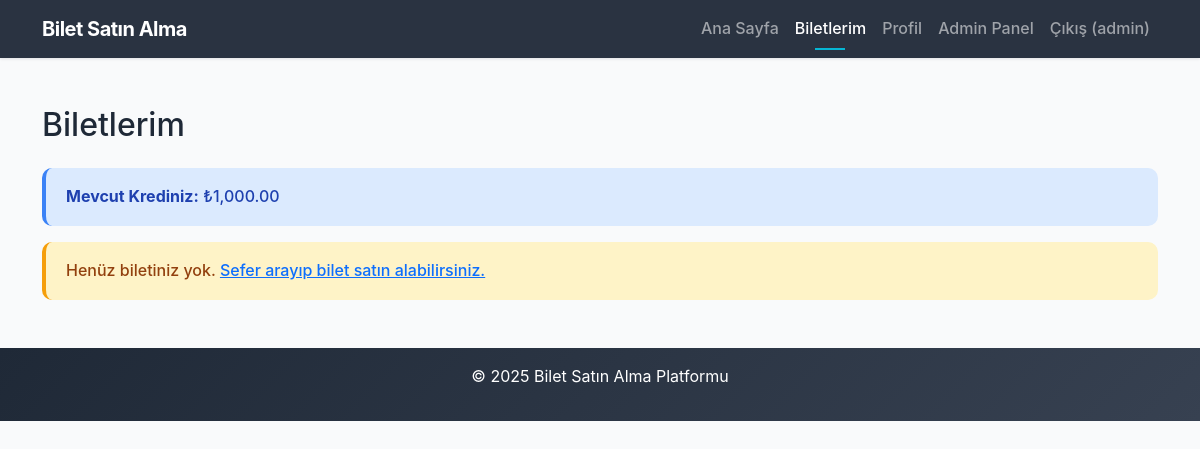
/my-tickets.php (signed in), run on an earlier commit of the app's database.
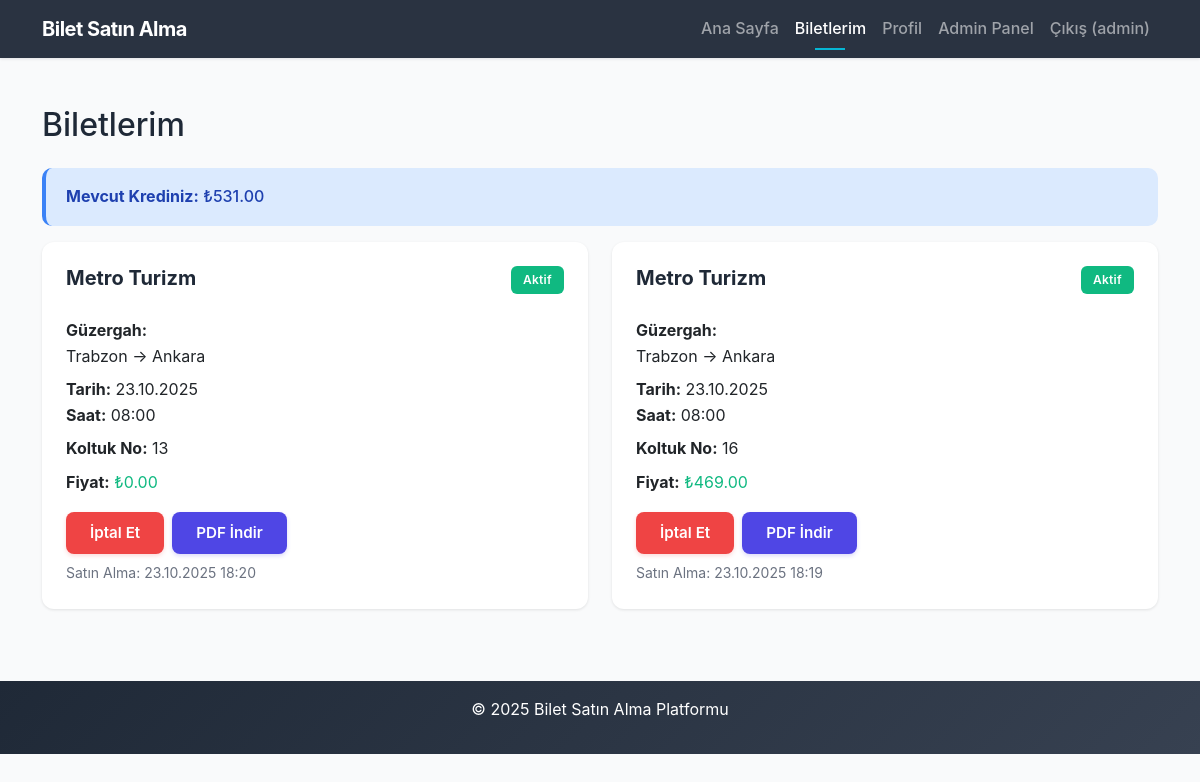
And on a later commit of the database.
### tables this page shows
CREATE TABLE users (
    id INTEGER PRIMARY KEY AUTOINCREMENT,
    username TEXT UNIQUE NOT NULL,
    email TEXT UNIQUE NOT NULL,
    password TEXT NOT NULL,
    full_name TEXT NOT NULL,
    role TEXT DEFAULT 'user',
    virtual_credit REAL DEFAULT 0,
    created_at DATETIME DEFAULT CURRENT_TIMESTAMP,
    updated_at DATETIME DEFAULT CURRENT_TIMESTAMP
);

CREATE TABLE tickets (
    id INTEGER PRIMARY KEY AUTOINCREMENT,
    user_id INTEGER NOT NULL,
    route_id INTEGER NOT NULL,
    seat_number INTEGER NOT NULL,
    purchase_date DATETIME DEFAULT CURRENT_TIMESTAMP,
    status TEXT DEFAULT 'active',
    price REAL NOT NULL,
    created_at DATETIME DEFAULT CURRENT_TIMESTAMP,
    FOREIGN KEY (user_id) REFERENCES users(id) ON DELETE CASCADE,
    FOREIGN KEY (route_id) REFERENCES routes(id) ON DELETE CASCADE
);

### src/auth.php (called while the page is built, shortened)
<?php
function getUserRole() {
    return $_SESSION['role'] ?? 'visitor';
}
?>

### public/my-tickets.php (the view, shortened to what this page needs)
<?php
require_once __DIR__ . '/../src/database.php';
require_once __DIR__ . '/../src/auth.php';
try {
    $stmt = $pdo->prepare("
        SELECT
            tickets.*,
            routes.departure_point,
            routes.arrival_point,
            routes.departure_date,
            routes.departure_time,
            companies.name AS company_name
        FROM tickets
        INNER JOIN routes ON tickets.route_id = routes.id
        INNER JOIN companies ON routes.company_id = companies.id
        WHERE tickets.user_id = ?
        ORDER BY tickets.purchase_date DESC
    ");
    $stmt->execute([$_SESSION['user_id']]);
    $tickets = $stmt->fetchAll(PDO::FETCH_ASSOC);
    $stmt = $pdo->prepare("SELECT virtual_credit FROM users WHERE id = ?");
    $stmt->execute([$_SESSION['user_id']]);
    $userCredit = $stmt->fetchColumn();
} catch (PDOException $e) {
    die("Veritabanı hatası: " . $e->getMessage());
}
?>
<!DOCTYPE html>
<html lang="tr">
<head>
    <link href="https://cdn.jsdelivr.net/npm/bootstrap@5.3.0/dist/css/bootstrap.min.css" rel="stylesheet">
    <link rel="stylesheet" href="css/style.css">
</head>
<body>
    <nav class="navbar navbar-expand-lg navbar-dark bg-dark">
        <div class="container">
            <a class="navbar-brand" href="index.php">Bilet Satın Alma</a>
            <div class="collapse navbar-collapse">
                <ul class="navbar-nav ms-auto">
                    <li class="nav-item"><a class="nav-link" href="index.php">Ana Sayfa</a></li>
                    <li class="nav-item"><a class="nav-link active" href="my-tickets.php">Biletlerim</a></li>
                    <li class="nav-item"><a class="nav-link" href="profile.php">Profil</a></li>
                    <?php if (getUserRole() === 'admin'): ?>
                        <li class="nav-item"><a class="nav-link" href="admin_panel.php">Admin Panel</a></li>
                    <?php endif; ?>
                    <li class="nav-item"><a class="nav-link" href="logout.php">Çıkış (<?php echo htmlspecialchars($_SESSION['username']); ?>)</a></li>
                </ul>
            </div>
        </div>
    </nav>
    <main class="container my-5">
        <h2 class="mb-4">Biletlerim</h2>
        <div class="alert alert-info">
            <strong>Mevcut Krediniz:</strong> ₺<?php echo number_format($userCredit, 2); ?>
        </div>
        <?php if (empty($tickets)): ?>
            <div class="alert alert-warning">
                Henüz biletiniz yok. <a href="index.php">Sefer arayıp bilet satın alabilirsiniz.</a>
            </div>
        <?php else: ?>
            <div class="row">
                <?php foreach ($tickets as $ticket): ?>
                    <div class="col-md-6 mb-4">
                        <div class="card h-100 <?php echo $ticket['status'] === 'cancelled' ? 'border-danger' : ''; ?>">
                            <div class="card-body">
                                <div class="d-flex justify-content-between align-items-start mb-3">
                                    <h5 class="card-title"><?php echo htmlspecialchars($ticket['company_name']); ?></h5>
                                    <span class="badge <?php echo $ticket['status'] === 'active' ? 'bg-success' : 'bg-danger'; ?>">
                                        <?php echo $ticket['status'] === 'active' ? 'Aktif' : 'İptal Edildi'; ?>
                                    </span>
                                </div>
                                <p class="mb-2">
                                    <strong>Güzergah:</strong><br>
                                    <?php echo htmlspecialchars($ticket['departure_point']); ?>
                                    →
                                    <?php echo htmlspecialchars($ticket['arrival_point']); ?>
                                </p>
                                <p class="mb-2">
                                    <strong>Tarih:</strong> <?php echo date('d.m.Y', strtotime($ticket['departure_date'])); ?><br>
                                    <strong>Saat:</strong> <?php echo htmlspecialchars($ticket['departure_time']); ?>
                                </p>
                                <p class="mb-2">
                                    <strong>Koltuk No:</strong> <?php echo $ticket['seat_number']; ?>
                                </p>
                                <p class="mb-3">
                                    <strong>Fiyat:</strong> <span class="text-success">₺<?php echo number_format($ticket['price'], 2); ?></span>
                                </p>
                                <?php if ($ticket['status'] === 'active'): ?>
                                    <div class="d-flex gap-2">
                                        <a href="cancel-ticket.php?ticket_id=<?php echo $ticket['id']; ?>"
                                           class="btn btn-danger btn-sm"
                                           onclick="return confirm('Bileti iptal etmek istediğinizden emin misiniz?')">
                                            İptal Et
                                        </a>
                                        <a href="download-pdf.php?ticket_id=<?php echo $ticket['id']; ?>"
                                           class="btn btn-primary btn-sm">
                                            PDF İndir
                                        </a>
                                    </div>
                                <?php endif; ?>
                                <small class="text-muted d-block mt-2">
                                    Satın Alma: <?php echo date('d.m.Y H:i', strtotime($ticket['purchase_date'])); ?>
                                </small>
                            </div>
                        </div>
                    </div>
                <?php endforeach; ?>
            </div>
        <?php endif; ?>
    </main>
    <footer class="bg-dark text-white text-center py-3 mt-5">
        <p>&copy; 2025 Bilet Satın Alma Platformu</p>
    </footer>
</body>
</html>

### public/css/style.css (style rules this page uses)
:root { --primary-color: #4F46E5; --primary-dark: #4338CA; --secondary-color: #06B6D4; --success-color: #10B981; --danger-color: #EF4444; --warning-color: #F59E0B; --dark-color: #1F2937; --light-color: #F9FAFB; --gray-color: #6B7280; --border-radius: 12px; --transition: all 0.3s cubic-bezier(0.4, 0, 0.2, 1); }
* { margin: 0; padding: 0; box-sizing: border-box; }
body { background-color: var(--light-color); font-family: 'Inter', -apple-system, BlinkMacSystemFont, 'Segoe UI', 'Roboto', 'Oxygen', sans-serif; color: var(--dark-color); line-height: 1.6; }
.navbar { box-shadow: 0 1px 3px rgba(0, 0, 0, 0.1); backdrop-filter: blur(10px); background-color: rgba(31, 41, 55, 0.95) !important; }
.navbar-brand { font-weight: 700; font-size: 1.25rem; letter-spacing: -0.5px; }
.nav-link { font-weight: 500; transition: var(--transition); position: relative; }
.nav-link.active::after { content: ''; position: absolute; bottom: 0; left: 50%; transform: translateX(-50%); width: 30px; height: 2px; background: var(--secondary-color); }
.card { border: none; box-shadow: 0 1px 3px rgba(0, 0, 0, 0.1); border-radius: var(--border-radius); transition: var(--transition); background: white; }
.card-body { padding: 1.5rem; }
.card-title { color: var(--dark-color); font-weight: 700; margin-bottom: 0.75rem; }
.btn { border-radius: 8px; font-weight: 600; padding: 0.625rem 1.5rem; transition: var(--transition); border: none; font-size: 0.95rem; }
.btn-primary { background-color: var(--primary-color); box-shadow: 0 2px 4px rgba(79, 70, 229, 0.2); }
.btn-danger { background-color: var(--danger-color); box-shadow: 0 2px 4px rgba(239, 68, 68, 0.2); }
.alert { border: none; border-radius: 10px; font-weight: 500; padding: 1rem 1.25rem; border-left: 4px solid; }
.alert-info { background-color: #DBEAFE; color: #1E40AF; border-left-color: #3B82F6; }
.badge { font-size: 0.75rem; padding: 0.5rem 0.75rem; font-weight: 600; border-radius: 6px; letter-spacing: 0.3px; }
.bg-success { background-color: var(--success-color) !important; }
footer { background: linear-gradient(135deg, #1F2937 0%, #374151 100%); border-top: none; margin-top: auto; }
.text-success { color: var(--success-color) !important; }
.text-muted { color: var(--gray-color) !important; }
.alert-warning { background-color: #FEF3C7; color: #92400E; border-left-color: var(--warning-color); }

What changed in the data, as far as the page shows it:
changed users: virtual_credit "1,000.00" → "531.00"
added tickets: company_name "Metro Turizm", status "Aktif", departure_point "Trabzon", arrival_point "Ankara", departure_date "23.10.2025", departure_time "08:00", seat_number "13", price "0.00", purchase_date "23.10.2025 18:20"
added tickets: company_name "Metro Turizm", status "Aktif", departure_point "Trabzon", arrival_point "Ankara", departure_date "23.10.2025", departure_time "08:00", seat_number "16", price "469.00", purchase_date "23.10.2025 18:19"
Also different on the page:
text no longer shown: "Henüz biletiniz yok. Sefer arayıp bilet satın alabilirsiniz."
